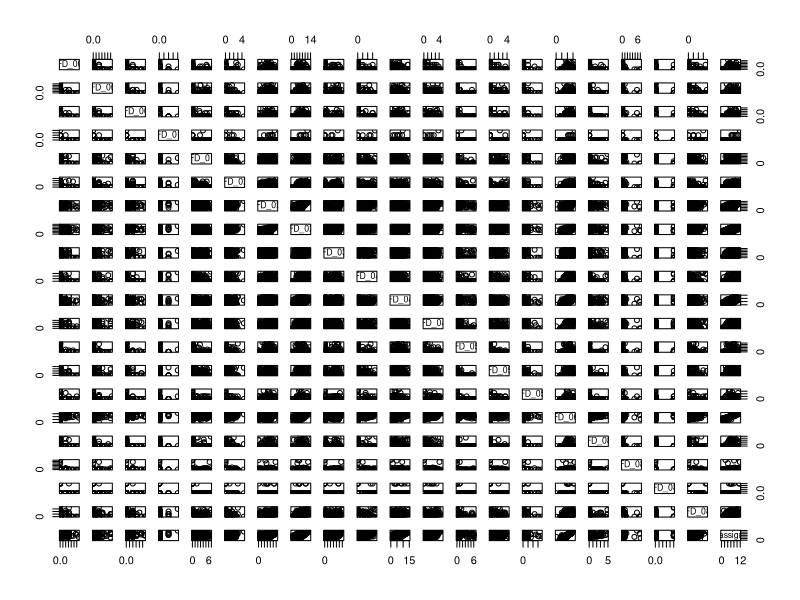

The R script that drew this image:
## ---- chunk 1
knitr::opts_chunk$set(echo = TRUE)
## ---- chunk 2
PM_counts <- read.table("Psme_RNASeq_July2024_Psme.1_0_counts.txt", header = TRUE) 

PM_counts
## ---- chunk 3
TC_counts <- read.table("Psme_RNASeq_July2024_Trucit1_1_counts.txt", header = TRUE) 
TC_counts
## ---- chunk 4
#retain only the reads that were over 10 count in at least three samples

TC_counts <- TC_counts[rowSums(TC_counts[,-1] > 10) >= 3,]

TC_counts

PM_counts <- PM_counts[rowSums(PM_counts[,-1] > 10) >= 3,]

PM_counts
## ---- chunk 5
library(tibble)

TC_counts_noid <- as_tibble(TC_counts)

TC_counts_noid

PM_counts_noid <- as_tibble(PM_counts)

PM_counts_noid
## ---- chunk 6
transformed.TC.counts <- log2(TC_counts_noid + 1) 
transformed.PM.counts <- log2(PM_counts_noid + 1)
## ---- chunk 7
cor.table.TC <- cor(TC_counts_noid)
pairs(transformed.TC.counts)
